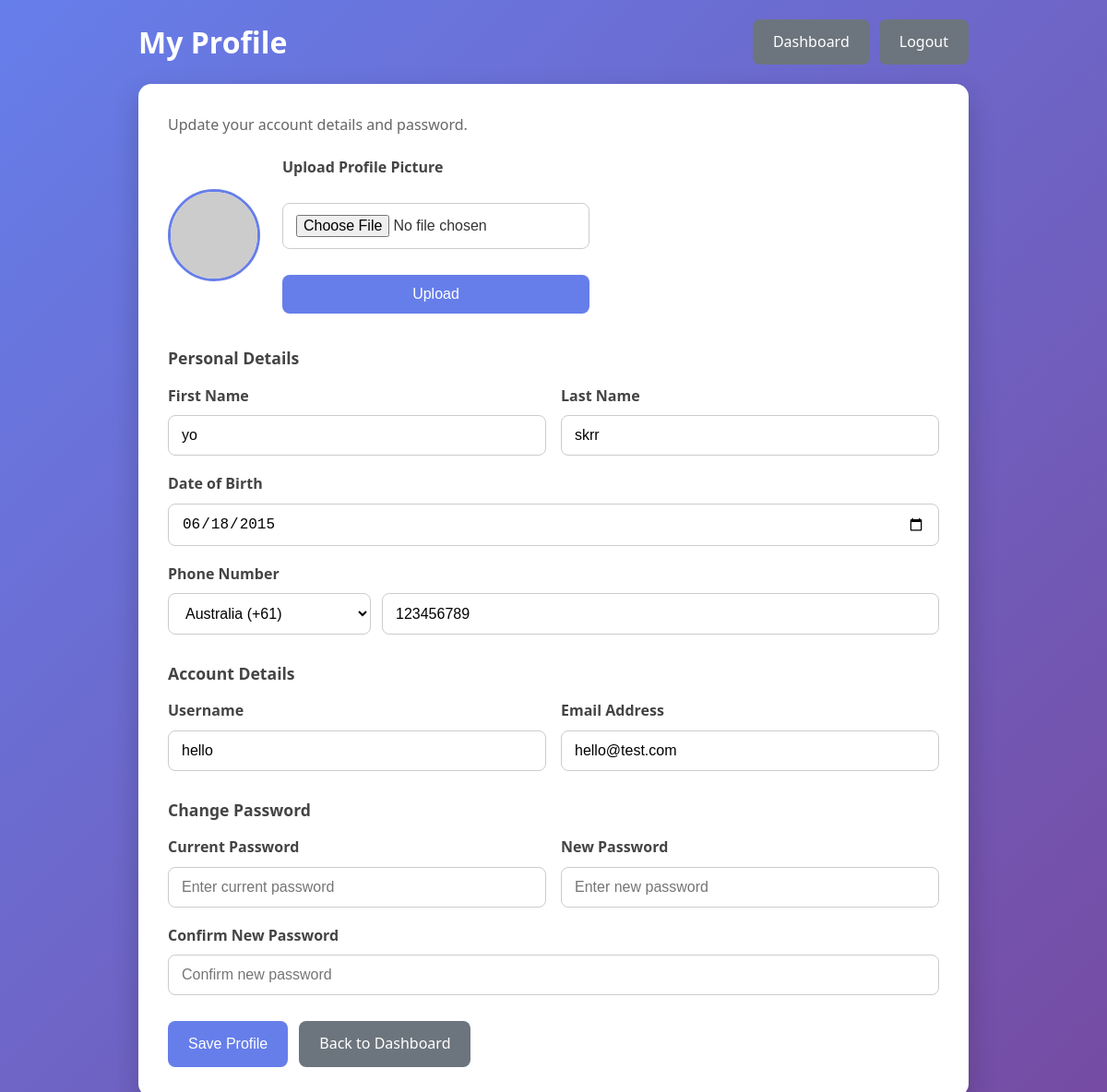
Screenshot of /profile (signed in) with the database file from the repository.
### app.py (models this page shows, shortened)
class User(db.Model):
    __tablename__ = "users"
    id: Mapped[int] = mapped_column(primary_key=True)
    first_name: Mapped[str | None] = mapped_column(String(80), nullable=True)
    last_name: Mapped[str | None] = mapped_column(String(80), nullable=True)
    dob: Mapped[date | None] = mapped_column(Date, nullable=True)
    country_code: Mapped[str | None] = mapped_column(String(10), nullable=True)
    phone_number: Mapped[str | None] = mapped_column(String(30), nullable=True)
    username: Mapped[str] = mapped_column(String(50), unique=True, nullable=False)
    email: Mapped[str] = mapped_column(String(120), unique=True, nullable=False)
    password_hash: Mapped[str] = mapped_column(String(255), nullable=False)
    is_admin: Mapped[bool] = mapped_column(default=False)
    avatar_path: Mapped[str | None] = mapped_column(String(255), nullable=True)
    created_at: Mapped[datetime] = mapped_column(DateTime, nullable=False, default=datetime.utcnow)
    updated_at: Mapped[datetime] = mapped_column(
        DateTime,
        nullable=False,
        default=datetime.utcnow,
        onupdate=datetime.utcnow,
    )
    game_accounts: Mapped[list["GameAccount"]] = relationship(
        "GameAccount",
        back_populates="user",
        cascade="all, delete-orphan",
        order_by="GameAccount.id.desc()",
    )

### app.py (the view, shortened to what this page needs)
@app.route("/profile", methods=["GET", "POST"])
@login_required
def profile():
    user = db.session.get(User, session["user_id"])
    if user is None:
        session.clear()
        flash("Please log in again.", "warning")
        return redirect(url_for("login"))
    return render_template("profile.html", user=user)

### app.py (called while the page is built)
def get_current_user() -> User | None:
    user_id = session.get("user_id")
    if not user_id:
        return None
    return db.session.get(User, user_id)

def login_required(view_func):
    @wraps(view_func)
    def wrapped_view(*args, **kwargs):
        user = get_current_user()
        if user is None:
            session.clear()
            if is_api_request():
                return jsonify({"error": "Authentication required."}), 401
            flash("Please log in to access that page.", "warning")
            return redirect(url_for("login"))
        return view_func(*args, **kwargs)
    return wrapped_view

@app.context_processor
def inject_current_user():
    return {"current_user": get_current_user()}

### templates/profile.html (shortened to what this page needs)
<!DOCTYPE html>
<html lang="en">
<head>
</head>
<body>
    <div class="page">
        <div class="topbar">
            <h1>My Profile</h1>
            <div class="topbar-actions">
                <a class="btn btn-secondary" href="{{ url_for('dashboard') }}">Dashboard</a>
                <a class="btn btn-secondary" href="{{ url_for('logout') }}">Logout</a>
            </div>
        </div>
        <div class="card">
            <p class="subtitle">Update your account details and password.</p>
                <div style="display: flex; align-items: center; gap: 24px; margin-bottom: 24px;">
                    <img
                        src="{{ url_for('static', filename=user.avatar_path) if user.avatar_path else 'https://ui-avatars.com/api/?name=' + (user.username | urlencode) + '&size=100&background=667eea&color=fff' }}"
                        alt="Profile picture"
                        style="width: 100px; height: 100px; border-radius: 50%; object-fit: cover; border: 3px solid #667eea;"
                    />
                    <form action="{{ url_for('upload_avatar') }}" method="POST" enctype="multipart/form-data">
                        <label style="font-weight: 600; color: #444; display: block; margin-bottom: 8px;">
                            Upload Profile Picture
                        </label>
                        <input type="file" name="avatar" accept="image/*" required
                            style="margin-bottom: 10px; display: block;">
                        <button type="submit" class="btn btn-primary">Upload</button>
                    </form>
                </div>
            <form action="{{ url_for('profile') }}" method="POST">
                <h2 class="section-title">Personal Details</h2>
                <div class="row">
                    <div class="form-group">
                        <label for="first_name">First Name</label>
                        <input type="text" id="first_name" name="first_name" value="{{ user.first_name or '' }}" required>
                    </div>
                    <div class="form-group">
                        <label for="last_name">Last Name</label>
                        <input type="text" id="last_name" name="last_name" value="{{ user.last_name or '' }}" required>
                    </div>
                </div>
                <div class="form-group">
                    <label for="dob">Date of Birth</label>
                    <input type="date" id="dob" name="dob" value="{{ user.dob.isoformat() if user.dob else '' }}" required>
                </div>
                <div class="form-group">
                    <label for="phone_number">Phone Number</label>
                    <div class="phone-row">
                        <select id="country_code" name="country_code" required>
                            <option value="+61" {% if user.country_code == '+61' %}selected{% endif %}>Australia (+61)</option>
                        </select>
                        <input type="text" id="phone_number" name="phone_number" placeholder="Enter your phone number" value="{{ user.phone_number or '' }}" required>
                    </div>
                </div>
                <h2 class="section-title">Account Details</h2>
                <div class="row">
                    <div class="form-group">
                        <label for="username">Username</label>
                        <input type="text" id="username" name="username" value="{{ user.username }}" minlength="3" required>
                    </div>
                    <div class="form-group">
                        <label for="email">Email Address</label>
                        <input type="email" id="email" name="email" value="{{ user.email }}" required>
                    </div>
                </div>
                <h2 class="section-title">Change Password</h2>
                <div class="row">
                    <div class="form-group">
                        <label for="current_password">Current Password</label>
                        <input type="password" id="current_password" name="current_password" placeholder="Enter current password">
                    </div>
                    <div class="form-group">
                        <label for="password">New Password</label>
                        <input type="password" id="password" name="password" placeholder="Enter new password">
                    </div>
                </div>
                <div class="form-group">
                    <label for="confirm_password">Confirm New Password</label>
                    <input type="password" id="confirm_password" name="confirm_password" placeholder="Confirm new password">
                </div>
                <div class="btn-row">
                    <button class="btn btn-primary" type="submit">Save Profile</button>
                    <a class="btn btn-secondary" href="{{ url_for('dashboard') }}">Back to Dashboard</a>
                </div>
            </form>
        </div>
    </div>
</body>
</html>

### templates/profile.html (style rules this page uses)
* { margin: 0; padding: 0; box-sizing: border-box; }
body { font-family: "Segoe UI", Tahoma, Geneva, Verdana, sans-serif; line-height: 1.6; color: #333; background: linear-gradient(135deg, #667eea 0%, #764ba2 100%); min-height: 100vh; padding: 20px; }
.page { max-width: 900px; margin: 0 auto; }
.topbar { display: flex; justify-content: space-between; align-items: center; gap: 12px; margin-bottom: 20px; flex-wrap: wrap; }
.topbar h1 { color: white; font-size: 2rem; }
.topbar-actions { display: flex; gap: 10px; flex-wrap: wrap; }
.btn { display: inline-block; padding: 12px 22px; border: none; border-radius: 8px; text-decoration: none; font-size: 1rem; cursor: pointer; transition: background 0.3s, transform 0.2s; }
.btn-primary { background: #667eea; color: white; }
.btn-secondary { background: #6c757d; color: white; }
.card { background: white; padding: 32px; border-radius: 14px; box-shadow: 0 12px 30px rgba(0, 0, 0, 0.2); }
.subtitle { color: #666; margin-bottom: 20px; }
form { display: flex; flex-direction: column; gap: 18px; }
.section-title { margin-top: 10px; margin-bottom: -4px; color: #444; font-size: 1.1rem; }
.row { display: grid; grid-template-columns: 1fr 1fr; gap: 16px; }
.phone-row { display: grid; grid-template-columns: 220px 1fr; gap: 12px; }
.form-group { display: flex; flex-direction: column; }
label { font-weight: 600; margin-bottom: 8px; color: #444; }
input, select { padding: 12px 14px; border: 1px solid #ccc; border-radius: 8px; font-size: 1rem; outline: none; transition: border-color 0.3s, box-shadow 0.3s; background: #fff; }
.btn-row { display: flex; justify-content: flex-start; gap: 12px; margin-top: 10px; flex-wrap: wrap; }

### rows the page displays
User: first_name "yo", last_name "skrr", dob "06/18/2015", country_code "Australia (+61)", phone_number "123456789", username "hello", email "hello@test.com"
